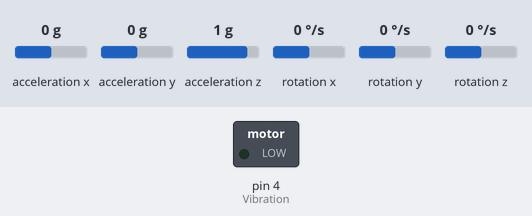
This sketch was run on a simulated Arduino Uno, built with avr-gcc and run on an emulated ATmega328P. On the bench: switched loads named in the sketch (green lamp = pin HIGH). Wiring (inferred from the names in the program): MPU-6050 motion sensor at I2C address 0x68. The test bench sets the inputs (shaded band); at power-on: acceleration x 0 g, acceleration y 0 g, acceleration z 1 g, rotation x 0 °/s, rotation y 0 °/s, rotation z 0 °/s. What the sketch prints to the serial monitor is not drawn.

Above: at 1.5 s.
At 6.16 s:
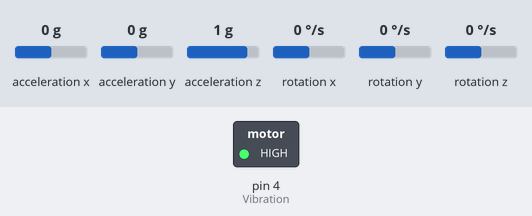
Timing chart, 0 to 6.9 s (numbered marks = the images above):
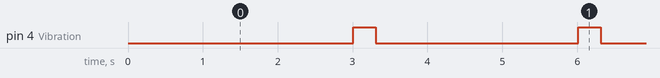

The sketch:

stac2020.ino
```cpp
/*
- Project: 스택2020 척척추추
- 담당자: 양준혁
- 최종 수정일: 2020.09.04
*/

//헤더파일 선언부
#include <SoftwareSerial.h>
#include <Wire.h>

//define 선언부
#define MPU6050 0x68 //mpu6050 주소
#define Vibration 4 //진동 모듈 핀

//전역 변수 선언부
SoftwareSerial BTSerial(2, 3); //블루투스 모듈 HC-06 모듈 핀 설정 (TX, RX)

long acX, acY, acZ, gyX, gyY, gyZ; //가속도, 각속도 값을 저장하는 변수

double angle = 0, deg; //각도, deg data

double dgyX; //accData

//Millis
int c_millis = 0;
int p_millis = 0;

void setup() {
  Serial.begin(9600); //pc와 연결

  //블루투스 연결
  BTSerial.begin(9600);

  //mpu6050 setup
  Wire.begin();
  Wire.beginTransmission(MPU6050);
  Wire.write(0x6B);
  Wire.write(0);
  Wire.write(0);
  Wire.endTransmission(true);

  pinMode(Vibration, OUTPUT); //진동 모듈
}

void loop() {
  calAngleY(); //상보필터로 얻은 척추의 각도를 처리하는 함수를 실행
}

//------------------------------------------------

//MPU6050 상포필터 값을 통해서 척추의 각도를 측정하는함수
void calAngleY(){

  Wire.beginTransmission(MPU6050);
  Wire.write(0x3B);
  Wire.endTransmission(false);
  Wire.requestFrom(MPU6050, 6, 1);

  //가속도
  acX = Wire.read() << 8 | Wire.read();
  acY = Wire.read() << 8 | Wire.read();
  acZ = Wire.read() << 8 | Wire.read();

  Wire.beginTransmission(MPU6050);

  Wire.write(0x43);
  Wire.endTransmission(false);
  Wire.requestFrom(MPU6050, 6, 1);

  //자이로
  gyX = Wire.read() << 8 | Wire.read();
  gyY = Wire.read() << 8 | Wire.read();
  gyZ = Wire.read() << 8 | Wire.read();

  //각도 계산
  deg = atan2(acX, acZ) * 180 /PI;
  dgyX = gyY / 131. ;
  angle = (0.95 * (angle + (dgyX * 0.001))) + (0.05 * deg);

  //출력
  Serial.println(angle);

  //안드로이드 기기에 각도 전송
  BTSerial.println(angle);

  workingVibration(); //진동 함수 호출

}

//진동을 처리하는함수
void workingVibration(){

  c_millis = millis();
  if(c_millis - p_millis > 3000){
    p_millis = c_millis;
    if(angle < 80 || angle > 120){
      if(angle < 80 || angle > 120){
           analogWrite(Vibration, 1000); //진동을 울린다.
           delay(300);
           analogWrite(Vibration, 0); //진동을 끈다.
      }else{
           analogWrite(Vibration, 0); //진동을 끈다.
      }
    }
  }
}
```

Measured:
- by itself, pin 4 (Vibration): alternates HIGH for 0.30 s and LOW for 2.7 s
